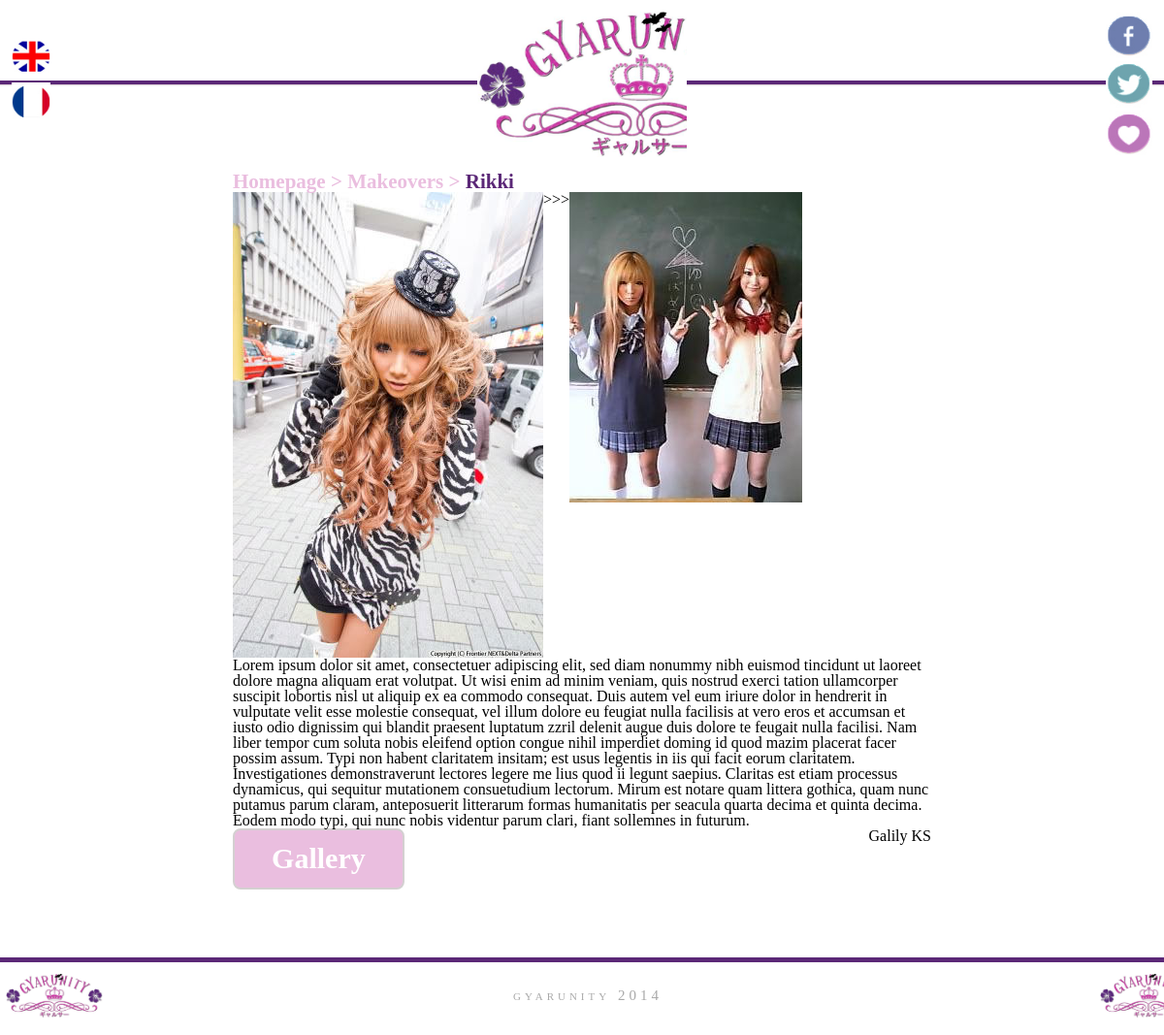
The page /index.php?&p=makeover&id=1 on the database its author committed.
### tables this page shows
CREATE TABLE IF NOT EXISTS `members` (
  `id` int(11) NOT NULL AUTO_INCREMENT,
  `type` enum('M','N') NOT NULL,
  `mail` varchar(255) NOT NULL,
  `psswd` varchar(255) NOT NULL,
  `pseudo` varchar(255) NOT NULL,
  `status` varchar(255) NOT NULL,
  `id_gallery` int(11) NOT NULL,
  `description` text NOT NULL,
  `presentation` varchar(255) NOT NULL,
  `img` varchar(255) NOT NULL,
  `social` text NOT NULL,
  `date` date NOT NULL,
  `love` varchar(255) NOT NULL,
  `hate` varchar(255) NOT NULL,
  `style` varchar(255) NOT NULL,
  `astro` varchar(255) NOT NULL,
  PRIMARY KEY (`id`)
);

CREATE TABLE IF NOT EXISTS `makeovers` (
  `id` int(11) NOT NULL AUTO_INCREMENT,
  `id_member` int(11) NOT NULL,
  `before` varchar(255) NOT NULL,
  `after` varchar(255) NOT NULL,
  `text` text NOT NULL,
  `id_gallery` int(11) NOT NULL,
  `id_member_changed` int(11) NOT NULL,
  PRIMARY KEY (`id`)
);

### index.php (called while the page is built, shortened)
<?php
	function get_table($arg1, $arg2){
		$menu = array();
		$query = sprintf
		("SELECT ".$arg2." FROM ".$arg1."");
		$result = mysql_query($query);
		if (!$result) {
	    $message  = 'Requête invalide : ' . mysql_error() . "\n";
	    $message .= 'Requête complète : ' . $query;
	    die($message);
		}
		else{
			while($row = mysql_fetch_assoc($result)){
				array_push($menu, $row);
			}
			return $menu;
		}
	}
	$members = get_table('members', '*');
	$makeovers = get_table('makeovers', '*');
	include 'templates/homepage.php';
?>

### templates/pages/makeover.php (the view, shortened to what this page needs)
<div class="breadcrumb">
	<a href='index.php' title="homepage">Homepage</a> >
	<a href='index.php?&p=makeovers' title="makeovers">Makeovers</a> >
<?php foreach($makeovers as $k){
if($k['id'] == $_GET['id']){
 	foreach($members as $v){
		if($v['id'] == $k['id_member_changed'])
			$newbie = $v['pseudo'];
		if($v['id'] == $k['id_member'])
			$oldie = $v['pseudo'];
	}
 ?>
	<a class="active" href='#' title="<?php echo $_GET['p']; ?>"><?php echo $newbie; ?></a>
</div>
	<img class="left" src="assets/images/makeovers/<?php echo $k['before']; ?>" alt="<?php echo $k['before']; ?>" />
	<p class="left"> >>> </p>
	<img class="left" src="assets/images/makeovers/<?php echo $k['after']; ?>" alt="<?php echo $k['after']; ?>" />
	<p><?php echo $k['text']; ?></p>
	<a href="index.php?&p=gallery&id=<?php echo $k['id_gallery']; ?>" class="button left" alt="gallery">Gallery</a>
	<p class="right"><?php echo $oldie; ?></p>
<?php }} ?>

### css/main.css (style rules this page uses)
html, body, div, span, applet, object, iframe, h1, h2, h3, h4, h5, h6, p, blockquote, pre, a, abbr, acronym, address, big, cite, code, del, dfn, em, img, ins, kbd, q, s, samp, small, strike, strong, sub, sup, tt, var, b, u, i, center, dl, dt, dd, ol, ul, li, fieldset, form, label, legend, table, caption, tbody, tfoot, thead, tr, th, td, article, aside, canvas, details, embed, figure, figcaption, footer, header, hgroup, menu, nav, output, ruby, section, summary, time, mark, audio, video { margin: 0; padding: 0; border: 0; font-size: 100%; font: inherit; vertical-align: baseline; }
body { line-height: 1; }
a { text-decoration: none; color:inherit; }
.right { float:right; }
.left { float:left; }
.breadcrumb { color:#eabedf; font-size:21px; font-weight: bold; }
.breadcrumb .active { color:#5b2877; }
.button { background: #eabedf; color:#fff; font-weight:bolder; border:2px solid #d4d0d1; text-align:center; padding:2%; width:20%; font-size:30px; border-radius:8px; }

### rows shown on the page
makeovers: before (picture), after (picture), text "Lorem ipsum dolor sit amet, consectetuer adipiscing elit, sed diam nonummy nibh euismod tincidunt ut laoreet dolore magna aliquam erat volutpat. Ut wisi enim ad minim veniam, quis nostrud exerci tation ullamcorper suscipit lobortis nisl ut aliquip ex ea commodo consequat. Duis autem vel eum iriure dolor in hendrerit in vulputate velit esse molestie consequat, vel illum dolore eu feugiat nulla facilisis at vero eros et accumsan et iusto odio dignissim qui blandit praesent luptatum zzril delenit augue duis dolore te feugait nulla facilisi. Nam liber tempor cum soluta nobis eleifend option congue nihil imperdiet doming id quod mazim placerat facer possim assum. Typi non habent claritatem…", id_member.pseudo "Galily KS"
members: pseudo "Rikki"
